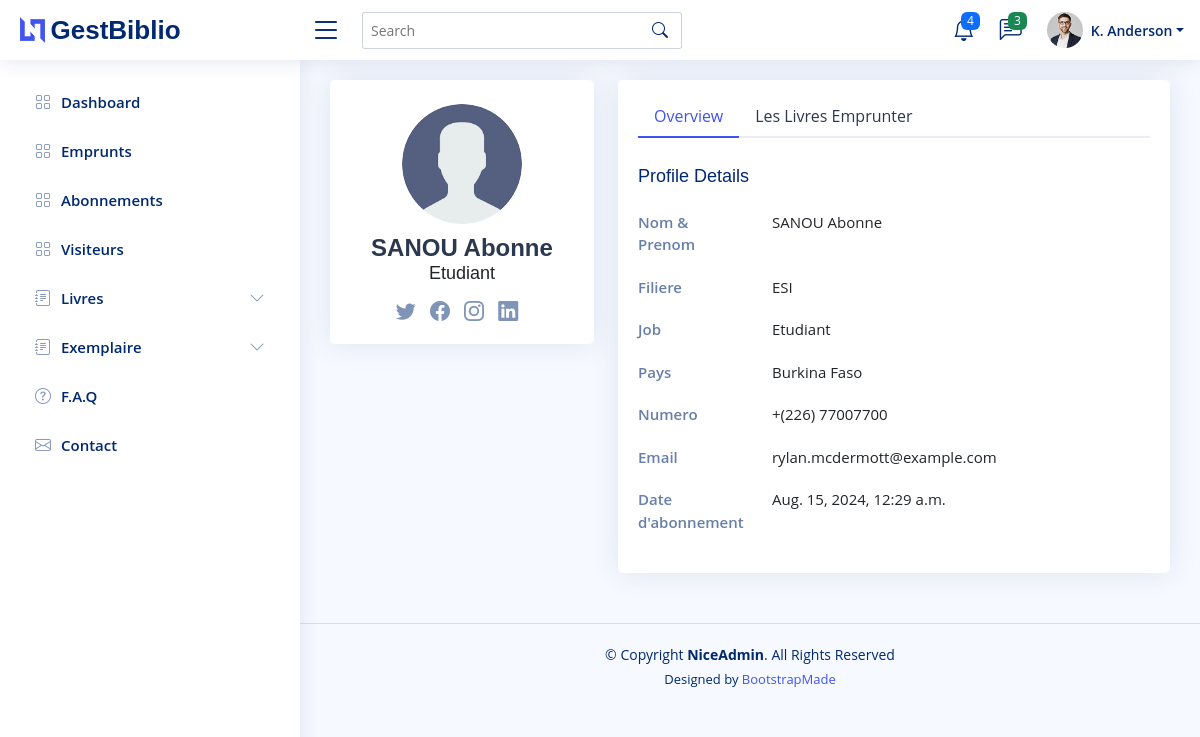
The page /user/abonnements/1 on the database its author committed.
### util/models.py (models this page shows)
class Abonne(models.Model):
    nom = models.CharField(max_length=50)
    prenom = models.CharField(max_length=50)
    numero = models.CharField(max_length=10,unique=True,null=False)
    filiere = models.CharField(max_length=100)
    is_professeur = models.BooleanField(default=False)
    is_etudiant = models.BooleanField(default=False)
    email = models.EmailField(null=False)
    biblio = models.ForeignKey(Bibliothecaire,on_delete=models.CASCADE)
    photo = models.ImageField(null = False)
    bibliotheque = models.ForeignKey(Bibliotheque,on_delete=models.CASCADE)
    date_creation = models.DateTimeField(auto_now_add=True)
    def __str__(self):
        return f'Abonne:{self.nom} {self.prenom}'

### util/views.py (the view)
# urls.py: path('abonnements/<int:id>',views.abonnement_show,name="abonnement-show"),
def abonnement_show(request,id):
    abonne = Abonne.objects.get(pk=id)
    bibliotheque = Bibliothecaire.objects.all()[0].bibliotheque
    emprunts = Emprunt.objects.filter(abonne=abonne,biblio__bibliotheque=bibliotheque)
    context = {
        'abonne':abonne,
        'emprunts' : emprunts
    }
    print(abonne)
    return render(request, 'util/abonnement/show.html', context)

### templates/util/abonnement/show.html (shortened to what this page needs)
{% extends 'layout.html' %}
{% load static %}
{% block content %}
<section class="section profile">
    <div class="row">
      <div class="col-xl-4">
        <div class="card">
          <div class="card-body profile-card pt-4 d-flex flex-column align-items-center">
            <img src="{% static 'images/profile/user.png' %}" alt="Profile" class="rounded-circle">
            <h2>{{ abonne.nom|upper }} {{ abonne.prenom }}</h2>
            <h3>
              {% if is_professeur %} Professeur {% else %} Etudiant {% endif %}
            </h3>
            <div class="social-links mt-2">
              <a href="#" class="twitter"><i class="bi bi-twitter"></i></a>
              <a href="#" class="facebook"><i class="bi bi-facebook"></i></a>
              <a href="#" class="instagram"><i class="bi bi-instagram"></i></a>
              <a href="#" class="linkedin"><i class="bi bi-linkedin"></i></a>
            </div>
          </div>
        </div>
      </div>
      <div class="col-xl-8">
        <div class="card">
          <div class="card-body pt-3">
            <ul class="nav nav-tabs nav-tabs-bordered">
              <li class="nav-item">
                <button class="nav-link active" data-bs-toggle="tab" data-bs-target="#profile-overview">Overview</button>
              </li>
              <li class="nav-item">
                <button class="nav-link" data-bs-toggle="tab" data-bs-target="#livre-emprunter">Les Livres Emprunter</button>
              </li>
            </ul>
            <div class="tab-content pt-2">
              <div class="tab-pane fade show active profile-overview" id="profile-overview">
                <h5 class="card-title">Profile Details</h5>
                <div class="row">
                  <div class="col-lg-3 col-md-4 label ">Nom & Prenom</div>
                  <div class="col-lg-9 col-md-8">{{ abonne.nom|upper }} {{ abonne.prenom }}</div>
                </div>
                <div class="row">
                  <div class="col-lg-3 col-md-4 label">Filiere</div>
                  <div class="col-lg-9 col-md-8">{{ abonne.filiere }}</div>
                </div>
                <div class="row">
                  <div class="col-lg-3 col-md-4 label">Job</div>
                  <div class="col-lg-9 col-md-8">{% if is_professeur %} Professeur {% else %} Etudiant {% endif %}</div>
                </div>
                <div class="row">
                  <div class="col-lg-3 col-md-4 label">Pays</div>
                  <div class="col-lg-9 col-md-8">Burkina Faso</div>
                </div>
                <div class="row">
                  <div class="col-lg-3 col-md-4 label">Numero</div>
                  <div class="col-lg-9 col-md-8">+(226) {{ abonne.numero }}</div>
                </div>
                <div class="row">
                  <div class="col-lg-3 col-md-4 label">Email</div>
                  <div class="col-lg-9 col-md-8">{{ abonne.email }}</div>
                </div>
                <div class="row">
                  <div class="col-lg-3 col-md-4 label">Date d'abonnement</div>
                  <div class="col-lg-9 col-md-8">{{ abonne.date_creation }}</div>
                </div>
              </div>
            </div>
          </div>
        </div>
      </div>
    </div>
  </section>
{% endblock content %}

### templates/layout.html (shortened to what this page needs)
{% load static %}
<!DOCTYPE html>
<html lang="en">
<head>
  <link href="{% static 'assets/vendor/bootstrap/css/bootstrap.min.css' %}" rel="stylesheet">
  <link href="{% static 'assets/vendor/quill/quill.snow.css' %}" rel="stylesheet">
  <link href="{% static 'assets/vendor/boxicons/css/boxicons.min.css' %}" rel="stylesheet">
  <link href="{% static 'assets/vendor/quill/quill.bubble.css' %}" rel="stylesheet">
  <link href="{% static 'assets/vendor/bootstrap-icons/bootstrap-icons.css' %}" rel="stylesheet">
  <link href="{% static 'assets/vendor/remixicon/remixicon.css' %}" rel="stylesheet">
  <link href="{% static 'assets/vendor/simple-datatables/style.css' %}" rel="stylesheet">
  <link href="{% static 'assets/css/style.css' %}" rel="stylesheet">
</head>
<body>
{% include 'layout/header.html' %}
{% include 'layout/sidebar.html' %}
  <main id="main" class="main">
    {% block content %}
    {% endblock content %}
  </main>
{% include 'layout/footer.html' %}
</body>
</html>

### templates/layout/header.html (shortened to what this page needs)
  <header id="header" class="header fixed-top d-flex align-items-center">
    <div class="d-flex align-items-center justify-content-between">
      <a href="index.html" class="logo d-flex align-items-center">
        <img src="assets/img/logo.png" alt="">
        <span class="d-none d-lg-block">GestBiblio</span>
      </a>
      <i class="bi bi-list toggle-sidebar-btn"></i>
    </div>
    <div class="search-bar">
      <form class="search-form d-flex align-items-center" method="POST" action="{% url 'livre-search' %}">
        <input type="text" name="query" placeholder="Search" title="Enter search keyword">
        <button type="submit" title="Search"><i class="bi bi-search"></i></button>
      </form>
    </div>
    <nav class="header-nav ms-auto">
      <ul class="d-flex align-items-center">
        <li class="nav-item dropdown">
          <a class="nav-link nav-icon" href="#" data-bs-toggle="dropdown">
            <i class="bi bi-bell"></i>
            <span class="badge bg-primary badge-number">4</span>
          </a>
        </li>
        <li class="nav-item dropdown">
          <a class="nav-link nav-icon" href="#" data-bs-toggle="dropdown">
            <i class="bi bi-chat-left-text"></i>
            <span class="badge bg-success badge-number">3</span>
          </a>
        </li>
        <li class="nav-item dropdown pe-3">
          <a class="nav-link nav-profile d-flex align-items-center pe-0" href="#" data-bs-toggle="dropdown">
            <img src="assets/img/profile-img.jpg" alt="Profile" class="rounded-circle">
            <span class="d-none d-md-block dropdown-toggle ps-2">K. Anderson</span>
          </a>
        </li>
      </ul>
    </nav>
  </header>

### templates/layout/sidebar.html (shortened to what this page needs)
  <aside id="sidebar" class="sidebar">
    <ul class="sidebar-nav" id="sidebar-nav">
      <li class="nav-item">
        <a class="nav-link collapsed" href="{% url 'livre-index' %}">
          <i class="bi bi-grid"></i>
          <span>Dashboard</span>
        </a>
      </li>
      <li class="nav-item">
        <a class="nav-link collapsed" href="{% url 'emprunt-index' %}">
          <i class="bi bi-grid"></i>
          <span>Emprunts</span>
        </a>
      </li>
      <li class="nav-item">
        <a class="nav-link collapsed" href="{% url 'abonnement-index' %}">
          <i class="bi bi-grid"></i>
          <span>Abonnements</span>
        </a>
      </li>
      <li class="nav-item">
        <a class="nav-link collapsed" href="{% url 'visiteur-index' %}">
          <i class="bi bi-grid"></i>
          <span>Visiteurs</span>
        </a>
      </li>
      <li class="nav-item">
        <a class="nav-link collapsed" data-bs-target="#forms-nav" data-bs-toggle="collapse" href="#">
          <i class="bi bi-journal-text"></i><span>Livres</span><i class="bi bi-chevron-down ms-auto"></i>
        </a>
      </li>
      <li class="nav-item">
        <a class="nav-link collapsed" data-bs-target="#forms-nav2" data-bs-toggle="collapse" href="#">
          <i class="bi bi-journal-text"></i><span>Exemplaire</span><i class="bi bi-chevron-down ms-auto"></i>
        </a>
      </li>
      <li class="nav-item">
        <a class="nav-link collapsed" href="pages-faq.html">
          <i class="bi bi-question-circle"></i>
          <span>F.A.Q</span>
        </a>
      </li>
      <li class="nav-item">
        <a class="nav-link collapsed" href="pages-contact.html">
          <i class="bi bi-envelope"></i>
          <span>Contact</span>
        </a>
      </li>
    </ul>
  </aside>

### templates/layout/footer.html
  <footer id="footer" class="footer">
    <div class="copyright">
      &copy; Copyright <strong><span>NiceAdmin</span></strong>. All Rights Reserved
    </div>
    <div class="credits">
      Designed by <a href="https://bootstrapmade.com/">BootstrapMade</a>
    </div>
  </footer>

### static/assets/css/style.css (style rules this page uses)
:root { scroll-behavior: smooth; }
body { font-family: "Open Sans", sans-serif; background: #f6f9ff; color: #444444; }
a { color: #4154f1; text-decoration: none; }
h1, h2, h3, h4, h5, h6 { font-family: "Nunito", sans-serif; }
#main { margin-top: 60px; padding: 20px 30px; transition: all 0.3s; }
.card { margin-bottom: 30px; border: none; border-radius: 5px; box-shadow: 0px 0 30px rgba(1, 41, 112, 0.1); }
.card-title { padding: 20px 0 15px 0; font-size: 18px; font-weight: 500; color: #012970; font-family: "Poppins", sans-serif; }
.card-body { padding: 0 20px 20px 20px; }
.nav-tabs-bordered { border-bottom: 2px solid #ebeef4; }
.nav-tabs-bordered .nav-link { margin-bottom: -2px; border: none; color: #2c384e; }
.nav-tabs-bordered .nav-link.active { background-color: #fff; color: #4154f1; border-bottom: 2px solid #4154f1; }
.logo { line-height: 1; }
@media (min-width: 1200px) { .logo { width: 280px; } }
.logo img { max-height: 26px; margin-right: 6px; }
.logo span { font-size: 26px; font-weight: 700; color: #012970; font-family: "Nunito", sans-serif; }
.header { transition: all 0.5s; z-index: 997; height: 60px; box-shadow: 0px 2px 20px rgba(1, 41, 112, 0.1); background-color: #fff; padding-left: 20px; }
.header .toggle-sidebar-btn { font-size: 32px; padding-left: 10px; cursor: pointer; color: #012970; }
.header .search-bar { min-width: 360px; padding: 0 20px; }
.header .search-form { width: 100%; }
.header .search-form input { border: 0; font-size: 14px; color: #012970; border: 1px solid rgba(1, 41, 112, 0.2); padding: 7px 38px 7px 8px; border-radius: 3px; transition: 0.3s; width: 100%; }
.header .search-form button { border: 0; padding: 0; margin-left: -30px; background: none; }
.header .search-form button i { color: #012970; }
.header-nav ul { list-style: none; }
.header-nav>ul { margin: 0; padding: 0; }
.header-nav .nav-icon { font-size: 22px; color: #012970; margin-right: 25px; position: relative; }
.header-nav .nav-profile { color: #012970; }
.header-nav .nav-profile img { max-height: 36px; }
.header-nav .nav-profile span { font-size: 14px; font-weight: 600; }
.header-nav .badge-number { position: absolute; inset: -2px -5px auto auto; font-weight: normal; font-size: 12px; padding: 3px 6px; }
.sidebar { position: fixed; top: 60px; left: 0; bottom: 0; width: 300px; z-index: 996; transition: all 0.3s; padding: 20px; overflow-y: auto; scrollbar-width: thin; scrollbar-color: #aab7cf transparent; box-shadow: 0px 0px 20px rgba(1, 41, 112, 0.1); background-color: #fff; }
@media (min-width: 1200px) { #main, #footer { margin-left: 300px; } }
.sidebar-nav { padding: 0; margin: 0; list-style: none; }
.sidebar-nav li { padding: 0; margin: 0; list-style: none; }
.sidebar-nav .nav-item { margin-bottom: 5px; }
.sidebar-nav .nav-link { display: flex; align-items: center; font-size: 15px; font-weight: 600; color: #4154f1; transition: 0.3; background: #f6f9ff; padding: 10px 15px; border-radius: 4px; }
.sidebar-nav .nav-link i { font-size: 16px; margin-right: 10px; color: #4154f1; }
.sidebar-nav .nav-link.collapsed { color: #012970; background: #fff; }
.sidebar-nav .nav-link.collapsed i { color: #899bbd; }
.sidebar-nav .nav-link .bi-chevron-down { margin-right: 0; transition: transform 0.2s ease-in-out; }
.profile .profile-card img { max-width: 120px; }
.profile .profile-card h2 { font-size: 24px; font-weight: 700; color: #2c384e; margin: 10px 0 0 0; }
.profile .profile-card h3 { font-size: 18px; }
.profile .profile-card .social-links a { font-size: 20px; display: inline-block; color: rgba(1, 41, 112, 0.5); line-height: 0; margin-right: 10px; transition: 0.3s; }
.profile .profile-overview .row { margin-bottom: 20px; font-size: 15px; }
.profile .profile-overview .card-title { color: #012970; }
.profile .profile-overview .label { font-weight: 600; color: rgba(1, 41, 112, 0.6); }
.footer { padding: 20px 0; font-size: 14px; transition: all 0.3s; border-top: 1px solid #cddfff; }
.footer .copyright { text-align: center; color: #012970; }
.footer .credits { padding-top: 5px; text-align: center; font-size: 13px; color: #012970; }

### rows shown on the page
Abonne: nom "SANOU", prenom "Abonne", filiere "ESI", numero "77007700", email "rylan.mcdermott@example.com", date_creation "Aug. 15, 2024, 12:29 a.m."
